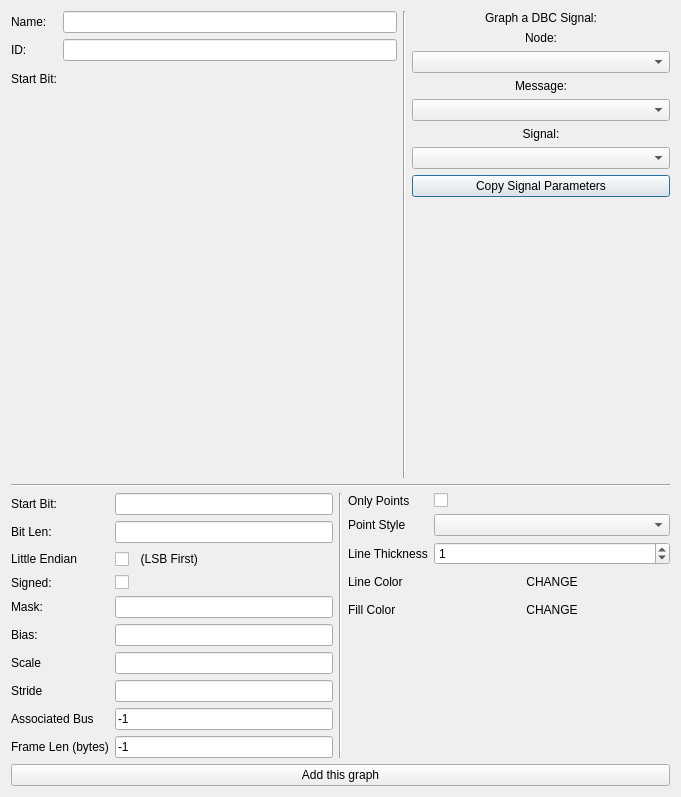
<?xml version="1.0" encoding="UTF-8"?>
<ui version="4.0">
 <class>NewGraphDialog</class>
 <widget class="QDialog" name="NewGraphDialog">
  <property name="geometry">
   <rect>
    <x>0</x>
    <y>0</y>
    <width>681</width>
    <height>797</height>
   </rect>
  </property>
  <property name="windowTitle">
   <string>Graph Settings</string>
  </property>
  <layout class="QVBoxLayout" name="verticalLayout">
   <item>
    <layout class="QHBoxLayout" name="horizontalLayout" stretch="3,1,2">
     <item>
      <layout class="QFormLayout" name="formLayout">
       <item row="0" column="0">
        <widget class="QLabel" name="label_12">
         <property name="text">
          <string>&lt;html&gt;&lt;head/&gt;&lt;body&gt;&lt;p&gt;Name:&lt;/p&gt;&lt;/body&gt;&lt;/html&gt;</string>
         </property>
        </widget>
       </item>
       <item row="0" column="1">
        <widget class="QLineEdit" name="txtName"/>
       </item>
       <item row="1" column="0">
        <widget class="QLabel" name="label">
         <property name="text">
          <string>ID:</string>
         </property>
        </widget>
       </item>
       <item row="1" column="1">
        <widget class="QLineEdit" name="txtID"/>
       </item>
       <item row="2" column="0">
        <widget class="QLabel" name="label_2">
         <property name="text">
          <string>Start Bit:</string>
         </property>
        </widget>
       </item>
       <item row="2" column="1">
        <widget class="CANDataGrid" name="gridData" native="true">
         <property name="minimumSize">
          <size>
           <width>280</width>
           <height>280</height>
          </size>
         </property>
         <property name="baseSize">
          <size>
           <width>280</width>
           <height>280</height>
          </size>
         </property>
        </widget>
       </item>
      </layout>
     </item>
     <item>
      <widget class="Line" name="line_2">
       <property name="orientation">
        <enum>Qt::Vertical</enum>
       </property>
      </widget>
     </item>
     <item>
      <layout class="QVBoxLayout" name="verticalLayout_3">
       <item>
        <widget class="QLabel" name="label_11">
         <property name="sizePolicy">
          <sizepolicy hsizetype="Preferred" vsizetype="Fixed">
           <horstretch>0</horstretch>
           <verstretch>0</verstretch>
          </sizepolicy>
         </property>
         <property name="text">
          <string>Graph a DBC Signal:</string>
         </property>
         <property name="alignment">
          <set>Qt::AlignCenter</set>
         </property>
        </widget>
       </item>
       <item>
        <widget class="QLabel" name="label_19">
         <property name="text">
          <string>Node:</string>
         </property>
         <property name="alignment">
          <set>Qt::AlignCenter</set>
         </property>
        </widget>
       </item>
       <item>
        <widget class="QComboBox" name="cbNodes"/>
       </item>
       <item>
        <widget class="QLabel" name="label_9">
         <property name="sizePolicy">
          <sizepolicy hsizetype="Preferred" vsizetype="Fixed">
           <horstretch>0</horstretch>
           <verstretch>0</verstretch>
          </sizepolicy>
         </property>
         <property name="text">
          <string>Message:</string>
         </property>
         <property name="alignment">
          <set>Qt::AlignCenter</set>
         </property>
        </widget>
       </item>
       <item>
        <widget class="QComboBox" name="cbMessages"/>
       </item>
       <item>
        <widget class="QLabel" name="label_10">
         <property name="sizePolicy">
          <sizepolicy hsizetype="Preferred" vsizetype="Fixed">
           <horstretch>0</horstretch>
           <verstretch>0</verstretch>
          </sizepolicy>
         </property>
         <property name="text">
          <string>Signal:</string>
         </property>
         <property name="alignment">
          <set>Qt::AlignCenter</set>
         </property>
        </widget>
       </item>
       <item>
        <widget class="QComboBox" name="cbSignals"/>
       </item>
       <item>
        <widget class="QPushButton" name="btnCopySignal">
         <property name="text">
          <string>Copy Signal Parameters</string>
         </property>
        </widget>
       </item>
       <item>
        <widget class="QLabel" name="lblMsgStatus">
         <property name="font">
          <font>
           <pointsize>12</pointsize>
           <bold>true</bold>
          </font>
         </property>
         <property name="text">
          <string/>
         </property>
        </widget>
       </item>
       <item>
        <spacer name="verticalSpacer">
         <property name="orientation">
          <enum>Qt::Vertical</enum>
         </property>
         <property name="sizeHint" stdset="0">
          <size>
           <width>20</width>
           <height>30</height>
          </size>
         </property>
        </spacer>
       </item>
      </layout>
     </item>
    </layout>
   </item>
   <item>
    <widget class="Line" name="line">
     <property name="orientation">
      <enum>Qt::Horizontal</enum>
     </property>
    </widget>
   </item>
   <item>
    <layout class="QHBoxLayout" name="horizontalLayout_2" stretch="1,0,1">
     <item>
      <layout class="QFormLayout" name="formLayout_2">
       <item row="0" column="0">
        <widget class="QLabel" name="label_startbit">
         <property name="text">
          <string>Start Bit:</string>
         </property>
        </widget>
       </item>
       <item row="0" column="1">
        <widget class="QLineEdit" name="txtStartBit"/>
       </item>
       <item row="1" column="0">
        <widget class="QLabel" name="label_14">
         <property name="text">
          <string>Bit Len:</string>
         </property>
        </widget>
       </item>
       <item row="1" column="1">
        <widget class="QLineEdit" name="txtDataLen"/>
       </item>
       <item row="2" column="0">
        <widget class="QLabel" name="label_13">
         <property name="text">
          <string>Little Endian</string>
         </property>
        </widget>
       </item>
       <item row="2" column="1">
        <widget class="QCheckBox" name="cbIntel">
         <property name="text">
          <string>  (LSB First)</string>
         </property>
        </widget>
       </item>
       <item row="3" column="0">
        <widget class="QLabel" name="label_3">
         <property name="text">
          <string>Signed:</string>
         </property>
        </widget>
       </item>
       <item row="3" column="1">
        <widget class="QCheckBox" name="cbSigned">
         <property name="text">
          <string/>
         </property>
        </widget>
       </item>
       <item row="4" column="0">
        <widget class="QLabel" name="label_4">
         <property name="frameShape">
          <enum>QFrame::NoFrame</enum>
         </property>
         <property name="text">
          <string>Mask:</string>
         </property>
        </widget>
       </item>
       <item row="4" column="1">
        <widget class="QLineEdit" name="txtMask"/>
       </item>
       <item row="5" column="0">
        <widget class="QLabel" name="label_5">
         <property name="text">
          <string>Bias:</string>
         </property>
        </widget>
       </item>
       <item row="5" column="1">
        <widget class="QLineEdit" name="txtBias"/>
       </item>
       <item row="6" column="0">
        <widget class="QLabel" name="label_6">
         <property name="text">
          <string>Scale</string>
         </property>
        </widget>
       </item>
       <item row="6" column="1">
        <widget class="QLineEdit" name="txtScale"/>
       </item>
       <item row="7" column="0">
        <widget class="QLabel" name="label_7">
         <property name="text">
          <string>Stride</string>
         </property>
        </widget>
       </item>
       <item row="7" column="1">
        <widget class="QLineEdit" name="txtStride"/>
       </item>
       <item row="8" column="0">
        <widget class="QLabel" name="label_18">
         <property name="text">
          <string>Associated Bus</string>
         </property>
        </widget>
       </item>
       <item row="8" column="1">
        <widget class="QLineEdit" name="editBus">
         <property name="text">
          <string>-1</string>
         </property>
        </widget>
       </item>
       <item row="9" column="0">
        <widget class="QLabel" name="label_framelen">
         <property name="text">
          <string>Frame Len (bytes)</string>
         </property>
        </widget>
       </item>
       <item row="9" column="1">
        <widget class="QLineEdit" name="editFrameLen">
         <property name="text">
          <string>-1</string>
         </property>
        </widget>
       </item>
      </layout>
     </item>
     <item>
      <widget class="Line" name="line_3">
       <property name="orientation">
        <enum>Qt::Vertical</enum>
       </property>
      </widget>
     </item>
     <item>
      <layout class="QFormLayout" name="formLayout_3">
       <item row="0" column="0">
        <widget class="QLabel" name="label_16">
         <property name="text">
          <string>Only Points</string>
         </property>
        </widget>
       </item>
       <item row="0" column="1">
        <widget class="QCheckBox" name="cbOnlyPoints">
         <property name="text">
          <string/>
         </property>
        </widget>
       </item>
       <item row="1" column="0">
        <widget class="QLabel" name="label_17">
         <property name="text">
          <string>Point Style</string>
         </property>
        </widget>
       </item>
       <item row="1" column="1">
        <widget class="QComboBox" name="coPointStyle"/>
       </item>
       <item row="2" column="0">
        <widget class="QLabel" name="label_15">
         <property name="text">
          <string>Line Thickness</string>
         </property>
        </widget>
       </item>
       <item row="2" column="1">
        <widget class="QSpinBox" name="spinLineWidth">
         <property name="maximum">
          <number>15</number>
         </property>
         <property name="value">
          <number>1</number>
         </property>
        </widget>
       </item>
       <item row="3" column="0">
        <widget class="QLabel" name="label_8">
         <property name="text">
          <string>Line Color</string>
         </property>
        </widget>
       </item>
       <item row="3" column="1">
        <widget class="QPushButton" name="colorSwatch">
         <property name="autoFillBackground">
          <bool>true</bool>
         </property>
         <property name="text">
          <string>CHANGE</string>
         </property>
         <property name="flat">
          <bool>true</bool>
         </property>
        </widget>
       </item>
       <item row="4" column="0">
        <widget class="QLabel" name="label55">
         <property name="text">
          <string>Fill Color</string>
         </property>
        </widget>
       </item>
       <item row="4" column="1">
        <widget class="QPushButton" name="fillSwatch">
         <property name="autoFillBackground">
          <bool>true</bool>
         </property>
         <property name="text">
          <string>CHANGE</string>
         </property>
         <property name="flat">
          <bool>true</bool>
         </property>
        </widget>
       </item>
      </layout>
     </item>
    </layout>
   </item>
   <item>
    <widget class="QPushButton" name="btnAddGraph">
     <property name="text">
      <string>Add this graph</string>
     </property>
    </widget>
   </item>
  </layout>
 </widget>
 <customwidgets>
  <customwidget>
   <class>CANDataGrid</class>
   <extends>QWidget</extends>
   <header>candatagrid.h</header>
   <container>1</container>
  </customwidget>
 </customwidgets>
 <tabstops>
  <tabstop>txtName</tabstop>
  <tabstop>txtID</tabstop>
  <tabstop>cbMessages</tabstop>
  <tabstop>cbSignals</tabstop>
  <tabstop>btnCopySignal</tabstop>
 </tabstops>
 <resources/>
 <connections/>
</ui>
